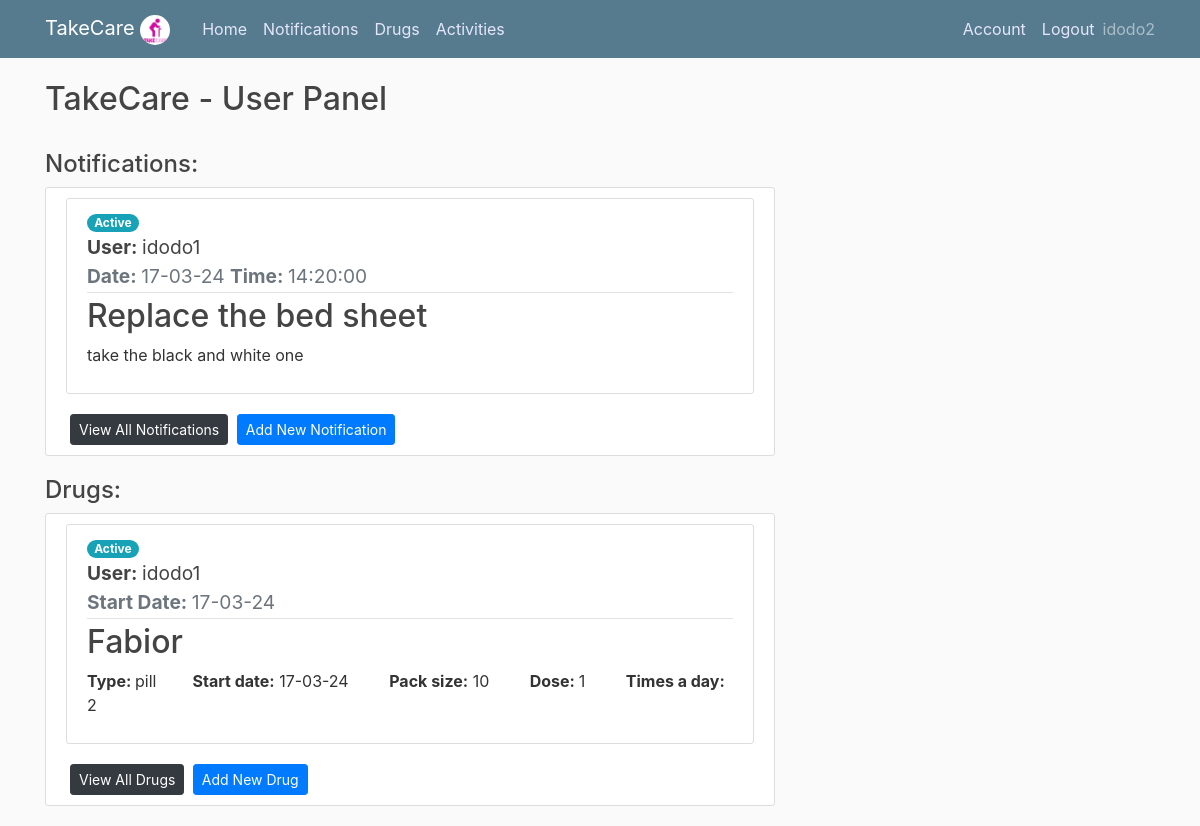
The app's page /home (signed in) with its own data.
### app/models.py (models this page shows, shortened)
class User(db.Model, UserMixin):
    id = db.Column(db.Integer, primary_key=True)
    username = db.Column(db.String(20), unique=True,nullable=False)
    email = db.Column(db.String(100), unique=True,nullable=False)
    image_file = db.Column(db.String(100),nullable=False,default='default.jpg')
    password= db.Column(db.String(60),nullable=False)
    ElderlyUser = db.relationship('Elderlyuser',backref='creator',lazy=True )
    Notifications = db.relationship('Notification',backref='creator',lazy=True )
    Drugs = db.relationship('Drug',backref='creator',lazy=True )

class Notification(db.Model):
    id = db.Column(db.Integer, primary_key=True)
    title = db.Column(db.String(150),nullable=False)
    content = db.Column(db.Text,nullable=False)
    date = db.Column(db.Date,nullable=False)
    time = db.Column(db.Time,nullable=False)
    took = db.Column(db.Boolean, nullable=False)
    user_id = db.Column(db.Integer, db.ForeignKey('user.id'), nullable=False)
    elderly_user_id = db.Column(db.Integer, db.ForeignKey('elderlyuser.id'), nullable=False)

class Elderlyuser(db.Model, UserMixin):
    id = db.Column(db.Integer, primary_key=True)
    username = db.Column(db.String(20), unique=True,nullable=False)
    password= db.Column(db.String(60),nullable=False)
    user_id = db.Column(db.Integer, db.ForeignKey('user.id'), nullable=False)

class Drug(db.Model):
    id = db.Column(db.Integer, primary_key=True)
    name = db.Column(db.String(150),nullable=False)
    type = db.Column(db.Text,nullable=False)
    dose = db.Column(db.Integer,nullable=False)
    timesaday = db.Column(db.Integer,nullable=False)
    taketime= db.Column(db.Time, nullable=False)
    gap = db.Column(db.Integer, nullable=False)
    packsize = db.Column(db.Integer,nullable=False)
    daystotake = db.Column(db.Integer,nullable=False)
    startdate = db.Column(db.Date,nullable=False)
    finish = db.Column(db.Boolean, nullable=False)
    user_id = db.Column(db.Integer, db.ForeignKey('user.id'), nullable=False)
    elderly_user_id = db.Column(db.Integer, db.ForeignKey('elderlyuser.id'), nullable=False)
    drugschedules = db.relationship("DrugSchedule", cascade="all, delete")
    warnings = db.Column(db.String)

### app/routes.py (the view)
@app.route("/")
@app.route("/home")
@login_required
def home():
    notifications = Notification.query.filter_by(user_id=current_user.id).order_by(Notification.date.asc()).order_by(Notification.time.asc())
    drugs = Drug.query.filter_by(user_id=current_user.id).order_by(Drug.startdate.asc())
    eldelys = Elderlyuser.query.filter_by(user_id=current_user.id)
    eldelys_dict = {i.id: i.username for i in eldelys}
    return render_template("home.html",notifications=notifications ,drugs=drugs,eldelys_dict=eldelys_dict)

### app/models.py (called while the page is built)
@login_manager.user_loader
def load_user(user_id):
    return User.query.get(int(user_id))

### app/templates/home.html
{% extends "layout.html" %}
{% block content %}
  <h2> TakeCare - User Panel </h2>
  <br>
  <h4>Notifications:</h4>
  <div class="content-section">
    {% if notifications.count() == 0  %}
        <h5>No notifications found</h5>
    {% else %}
      {% set counter = namespace(count=0) %}
      {% for notification in notifications %}
        {% if not notification.took %}
          {% set counter.count = counter.count + 1 %}
            {% if counter.count <=2 %}
              <article class="media content-section">
                <div class="media-body">
                       <span class="badge badge-pill badge-info">Active</span>
                       <div class="article-title">
                            <big><strong>User: </strong> {{ eldelys_dict[notification.elderly_user_id] }}</big>
                        </div>
                  <div class="article-metadata">
                    <big class="text-muted"><strong>Date: </strong> {{ notification.date.strftime('%d-%m-%y') }}   <strong>Time: </strong> {{ notification.time }} </big>
                  </div>
                  <h2>{{ notification.title }}</h2>
                  <p class="article-content">{{ notification.content }}</p>
                </div>
              </article>
            {% endif %}
        {% endif %}
      {% endfor %}
    {% endif %}
    <a class="btn btn-dark btn-sm ml-1" href="{{url_for('notification')}}"> View All Notifications</a>
    <a class="btn btn-primary btn-sm ml-1" href="{{url_for('add_notification')}}"> Add New Notification</a>
  </div>
  <h4>Drugs:</h4>
  <div class="content-section">
    {% if drugs.count() == 0  %}
        <h5>No drugs found</h5>
    {% else %}
      {% set counter = namespace(count=0) %}
      {% for drug in drugs %}
        {% if not drug.finish %}
          {% set counter.count = counter.count + 1 %}
            {% if counter.count <=2 %}
              <article class="media content-section">
                <div class="media-body">
                        <span class="badge badge-pill badge-info">Active</span>
                        <div class="article-title">
                            <big><strong>User: </strong> {{ eldelys_dict[drug.elderly_user_id] }}</big>
                        </div>
                  <div class="article-metadata">
                    <big class="text-muted"><strong>Start Date: </strong> {{ drug.startdate.strftime('%d-%m-%y') }} </big>
                  </div>
                  <h2>{{ drug.name }}</h2>
                    <p>
                      <strong>Type: </strong> {{ drug.type }}&nbsp; &nbsp; &nbsp; &nbsp;
                      <strong>Start date:</strong> {{ drug.startdate.strftime('%d-%m-%y') }} &nbsp; &nbsp; &nbsp; &nbsp;
                      <strong>Pack size:</strong> {{ drug.packsize }} &nbsp; &nbsp; &nbsp; &nbsp;
                      <strong> Dose: </strong>{{ drug.dose }} &nbsp; &nbsp; &nbsp; &nbsp;
                      <strong>Times a day: </strong>{{ drug.timesaday }} &nbsp;
                    </p>
                </div>
              </article>
            {% endif %}
        {% endif %}
      {% endfor %}
    {% endif %}
    <a class="btn btn-dark btn-sm ml-1" href="{{url_for('drugs')}}"> View All Drugs</a>
    <a class="btn btn-primary btn-sm ml-1" href="{{url_for('add_drug')}}"> Add New Drug</a>
  </div>
{% endblock content %}

### app/templates/layout.html (shortened to what this page needs)
<!DOCTYPE html>
<html>
<head>
    <link rel="stylesheet" href="https://maxcdn.bootstrapcdn.com/bootstrap/4.0.0/css/bootstrap.min.css">
    <link rel="stylesheet" href="https://cdn.jsdelivr.net/npm/bootstrap@4.5.3/dist/css/bootstrap.min.css">
    <link rel="stylesheet" type="text/css" href="{{ url_for('static', filename='main.css') }}">
</head>
<body>
    <header class="site-header">
      <nav class="navbar navbar-expand-md navbar-dark bg-steel fixed-top">
        <div class="container">
          <a class="navbar-brand mr-4" href="/">TakeCare   <img src="{{ url_for('static', filename='take_logo1.png') }}" alt="Take Care" width="30" height="30" style=" border-radius: 50%"></a>
          <div class="collapse navbar-collapse" id="navbarToggle">
            <div class="navbar-nav mr-auto">
              <a class="nav-item nav-link" href="{{url_for('home')}}">Home</a>
              <a class="nav-item nav-link" href="{{url_for('notification')}}">Notifications</a>
              <a class="nav-item nav-link" href="{{url_for('drugs')}}">Drugs</a>
              <a class="nav-item nav-link" href="{{url_for('activities')}}">Activities</a>
            </div>
            {% if not current_user.is_authenticated %}
            <div class="navbar-nav">
              <a class="nav-item nav-link" href="{{url_for('login')}}">Login</a>
              <a class="nav-item nav-link" href="{{url_for('register')}}">Register</a>
            </div>
            {% else %}
            <div class="navbar-nav">
              <a class="nav-item nav-link" href="{{url_for('account')}}">Account</a>
              <a class="nav-item nav-link" href="{{url_for('logout')}}">Logout</a>
              <sapn class="navbar-text">{{current_user.username}}</span>
            </div>
            {% endif %}
          </div>
        </div>
      </nav>
    </header>
    <main role="main" class="container">
      <div class="row">
        <div class="col-md-8">
          {% block content %} {% endblock %}
        </div>
    </main>
</body>
</html>

### app/static/main.css (style rules this page uses)
body { background: #fafafa; color: #333333; margin-top: 5rem; }
h1, h2, h3, h4, h5, h6 { color: #444444; }
.bg-steel { background-color:#567b8f; }
.site-header .navbar-nav .nav-link { color: rgb(230, 230, 250); }
.content-section { background: #ffffff; padding: 10px 20px; border: 1px solid #dddddd; border-radius: 3px; margin-bottom: 20px; }
.article-title { color: #444444; }
.article-content { white-space: pre-line; }
.article-metadata { padding-bottom: 1px; margin-bottom: 4px; border-bottom: 1px solid #e3e3e3 }

### records on screen
User: username "idodo2"
Notification: date "17-03-24", time "14:20:00", title "Replace the bed sheet", content "take the black and white one"
Elderlyuser: username "idodo1"
Drug: startdate "17-03-24", name "Fabior", type "pill", packsize "10", dose "1", timesaday "2"
